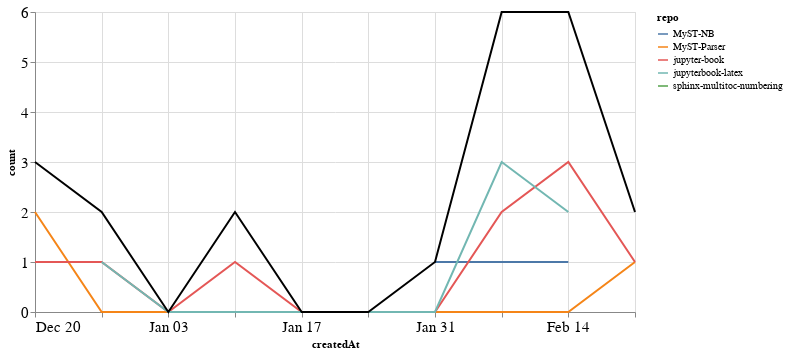

The notebook cell this image was saved under:
### Markdown cell above
### Comments

### Code cell
comments_time = comments.groupby('repo').resample('W', on='createdAt').count()['author'].reset_index()
comments_time = comments_time.rename(columns={'author': 'count'})
comments_time_total = comments_time.groupby('createdAt').agg({"count": "sum"}).reset_index()
ch1 = alt.Chart(comments_time, width=600).mark_line().encode(
    x='createdAt',
    y='count',
    color='repo',
    tooltip="repo"
)

ch2 = alt.Chart(comments_time_total, width=600).mark_line(color="black").encode(
    x='createdAt',
    y='count',
)

ch1 + ch2

### Figure 1 — Vega-Lite specification as saved in the notebook (floating-point values rounded to 4 significant figures)
{"config": {"axisLeft": {"labelFontSize": 15}, "axisBottom": {"labelFontSize": 15}}, "layer": [{"data": {"name": "data-cb380e89130faae68af4a1dc0aff42b1"}, "mark": "line", "encoding": {"color": {"type": "nominal", "field": "repo"}, "tooltip": {"type": "nominal", "field": "repo"}, "x": {"type": "temporal", "field": "createdAt"}, "y": {"type": "quantitative", "field": "count"}}, "width": 600}, {"data": {"name": "data-64fdb1ab8f1d767ba6bfa6036ae107ee"}, "mark": {"type": "line", "color": "black"}, "encoding": {"x": {"type": "temporal", "field": "createdAt"}, "y": {"type": "quantitative", "field": "count"}}, "width": 600}], "$schema": "https://vega.github.io/schema/vega-lite/v4.8.1.json", "datasets": {"data-cb380e89130faae68af4a1dc0aff42b1": [{"repo": "MyST-NB", "createdAt": "2021-01-31T00:00:00", "count": 1}, {"repo": "MyST-NB", "createdAt": "2021-02-07T00:00:00", "count": 1}, {"repo": "MyST-NB", "createdAt": "2021-02-14T00:00:00", "count": 1}, {"repo": "MyST-Parser", "createdAt": "2020-12-20T00:00:00", "count": 2}, {"repo": "MyST-Parser", "createdAt": "2020-12-27T00:00:00", "count": 0}, {"repo": "MyST-Parser", "createdAt": "2021-01-03T00:00:00", "count": 0}, {"repo": "MyST-Parser", "createdAt": "2021-01-10T00:00:00", "count": 0}, {"repo": "MyST-Parser", "createdAt": "2021-01-17T00:00:00", "count": 0}, {"repo": "MyST-Parser", "createdAt": "2021-01-24T00:00:00", "count": 0}, {"repo": "MyST-Parser", "createdAt": "2021-01-31T00:00:00", "count": 0}, {"repo": "MyST-Parser", "createdAt": "2021-02-07T00:00:00", "count": 0}, {"repo": "MyST-Parser", "createdAt": "2021-02-14T00:00:00", "count": 0}, {"repo": "MyST-Parser", "createdAt": "2021-02-21T00:00:00", "count": 1}, {"repo": "jupyter-book", "createdAt": "2020-12-20T00:00:00", "count": 1}, {"repo": "jupyter-book", "createdAt": "2020-12-27T00:00:00", "count": 1}, {"repo": "jupyter-book", "createdAt": "2021-01-03T00:00:00", "count": 0}, {"repo": "jupyter-book", "createdAt": "2021-01-10T00:00:00", "count": 1}, {"repo": "jupyter-book", "createdAt": "2021-01-17T00:00:00", "count": 0}, {"repo": "jupyter-book", "createdAt": "2021-01-24T00:00:00", "count": 0}, {"repo": "jupyter-book", "createdAt": "2021-01-31T00:00:00", "count": 0}, {"repo": "jupyter-book", "createdAt": "2021-02-07T00:00:00", "count": 2}, {"repo": "jupyter-book", "createdAt": "2021-02-14T00:00:00", "count": 3}, {"repo": "jupyter-book", "createdAt": "2021-02-21T00:00:00", "count": 1}, {"repo": "jupyterbook-latex", "createdAt": "2020-12-27T00:00:00", "count": 1}, {"repo": "jupyterbook-latex", "createdAt": "2021-01-03T00:00:00", "count": 0}, {"repo": "jupyterbook-latex", "createdAt": "2021-01-10T00:00:00", "count": 0}, {"repo": "jupyterbook-latex", "createdAt": "2021-01-17T00:00:00", "count": 0}, {"repo": "jupyterbook-latex", "createdAt": "2021-01-24T00:00:00", "count": 0}, {"repo": "jupyterbook-latex", "createdAt": "2021-01-31T00:00:00", "count": 0}, {"repo": "jupyterbook-latex", "createdAt": "2021-02-07T00:00:00", "count": 3}, {"repo": "jupyterbook-latex", "createdAt": "2021-02-14T00:00:00", "count": 2}, {"repo": "sphinx-multitoc-numbering", "createdAt": "2021-01-10T00:00:00", "count": 1}], "data-64fdb1ab8f1d767ba6bfa6036ae107ee": [{"createdAt": "2020-12-20T00:00:00", "count": 3}, {"createdAt": "2020-12-27T00:00:00", "count": 2}, {"createdAt": "2021-01-03T00:00:00", "count": 0}, {"createdAt": "2021-01-10T00:00:00", "count": 2}, {"createdAt": "2021-01-17T00:00:00", "count": 0}, {"createdAt": "2021-01-24T00:00:00", "count": 0}, {"createdAt": "2021-01-31T00:00:00", "count": 1}, {"createdAt": "2021-02-07T00:00:00", "count": 6}, {"createdAt": "2021-02-14T00:00:00", "count": 6}, {"createdAt": "2021-02-21T00:00:00", "count": 2}]}}
